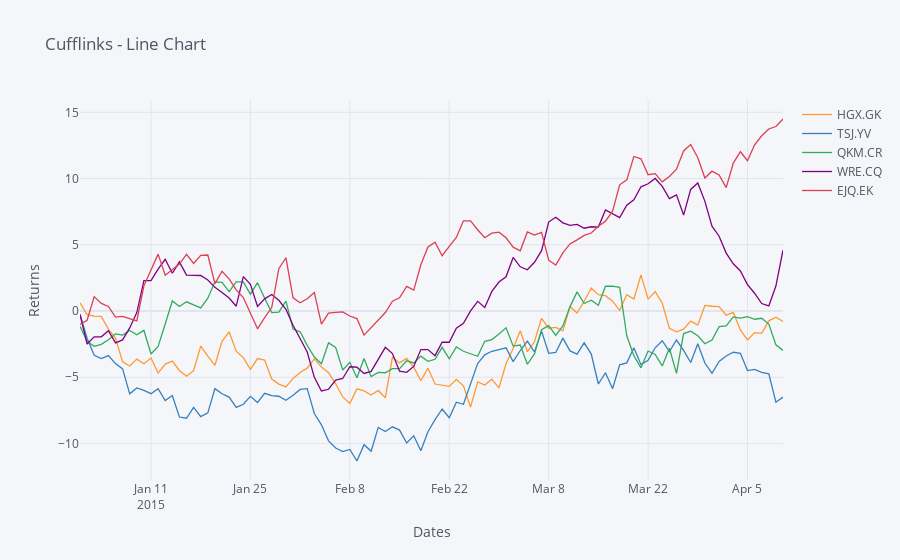

The code cell stored with this chart in its notebook:
### Code cell
cf.datagen.lines().iplot(kind='scatter',xTitle='Dates',yTitle='Returns',title='Cufflinks - Line Chart')
